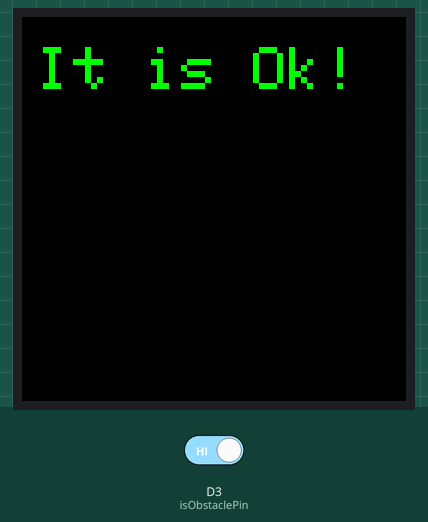
The sketch below on a simulated ESP8266 (NodeMCU). On the bench: 128×128 colour display. The test bench sets the inputs (shaded band); at power-on: D3 (isObstaclePin) HIGH.

Above: at 2.8 s.
2.9 s: D3 (isObstaclePin) driven LOW
At 4.5 s:
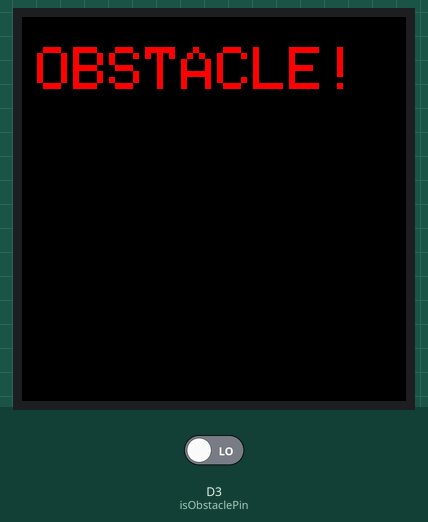
5.9 s: D3 (isObstaclePin) driven HIGH
At 7.2 s:
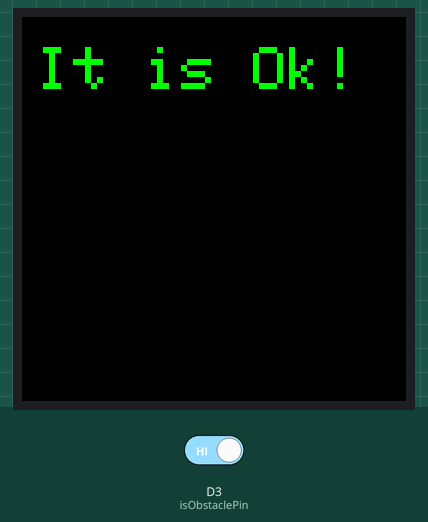
Timing chart, 0 to 8.9 s (numbered marks = the images above; inputs shaded):
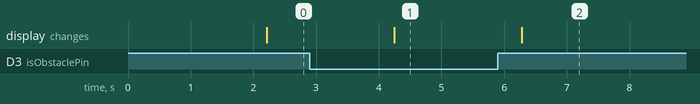

Measured:
- after the input at 2.9 s, the display: changes after 1.4 s (image 1)
- after the input at 5.9 s, the display: changes after 0.38 s (image 2)

The sketch:

tftDistanceSensor.ino
```cpp
#include <TFT_ILI9163C.h>    //utilizada para se comunicar com o módulo LCD
const int isObstaclePin = 0; // Define o pino de entrada pin D3 (0)


//Define as cores
#define BLACK   0x0000
#define BLUE    0x001F
#define RED     0xF800
#define GREEN   0x07E0
#define CYAN    0x07FF
#define MAGENTA 0xF81F
#define YELLOW  0xFFE0
#define WHITE   0xFFFF

#define __CS D1 // pino que conectaremos o CS do módulo LCD
#define __DC D4 // pino que conectaremos o RS do módulo LCD

TFT_ILI9163C display = TFT_ILI9163C(__CS, __DC); // construtor do objeto que utilizaremos para se comunicar com o módulo LCD

String obstacle;
int isObstacle = HIGH;


void setup(void) {

    Serial.begin(115200);
    pinMode(isObstaclePin, INPUT);
    display.begin(); // inicialização para se comunicar com o módulo LCD
    display.clearScreen(); // limpa a tela, removendo todos os desenhos
    display.fillScreen(BLACK); // pinta a tela toda de preto
    display.setTextSize(2); // configura o tamanho do texto com o tamanho 2
    display.setTextColor(GREEN); // configura a cor do texto como verde
    display.setCursor(5,10); // posiciona o cursor para começar a escrita a partir do (x,y)

}

void loop(){

    delay(2000);

    isObstacle = digitalRead(isObstaclePin);

    obstacle = "It is Ok!";

    if (isObstacle == LOW){
       display.setTextColor(RED); // configura a cor do texto como verde
       obstacle = "OBSTACLE!";
    }else{
	display.setTextColor(GREEN); // configura a cor do texto como verde
    }

    display.clearScreen(); // limpa a tela, removendo todos os desenhos
    display.fillScreen(BLACK); // pinta a tela toda de preto
    display.setTextSize(2); // configura o tamanho do texto com o tamanho 2
    display.setCursor(5,10); // posiciona o cursor para começar a escrita a partir do (x,y)
    display.print(""+ obstacle); // escreve em tela

}
```
